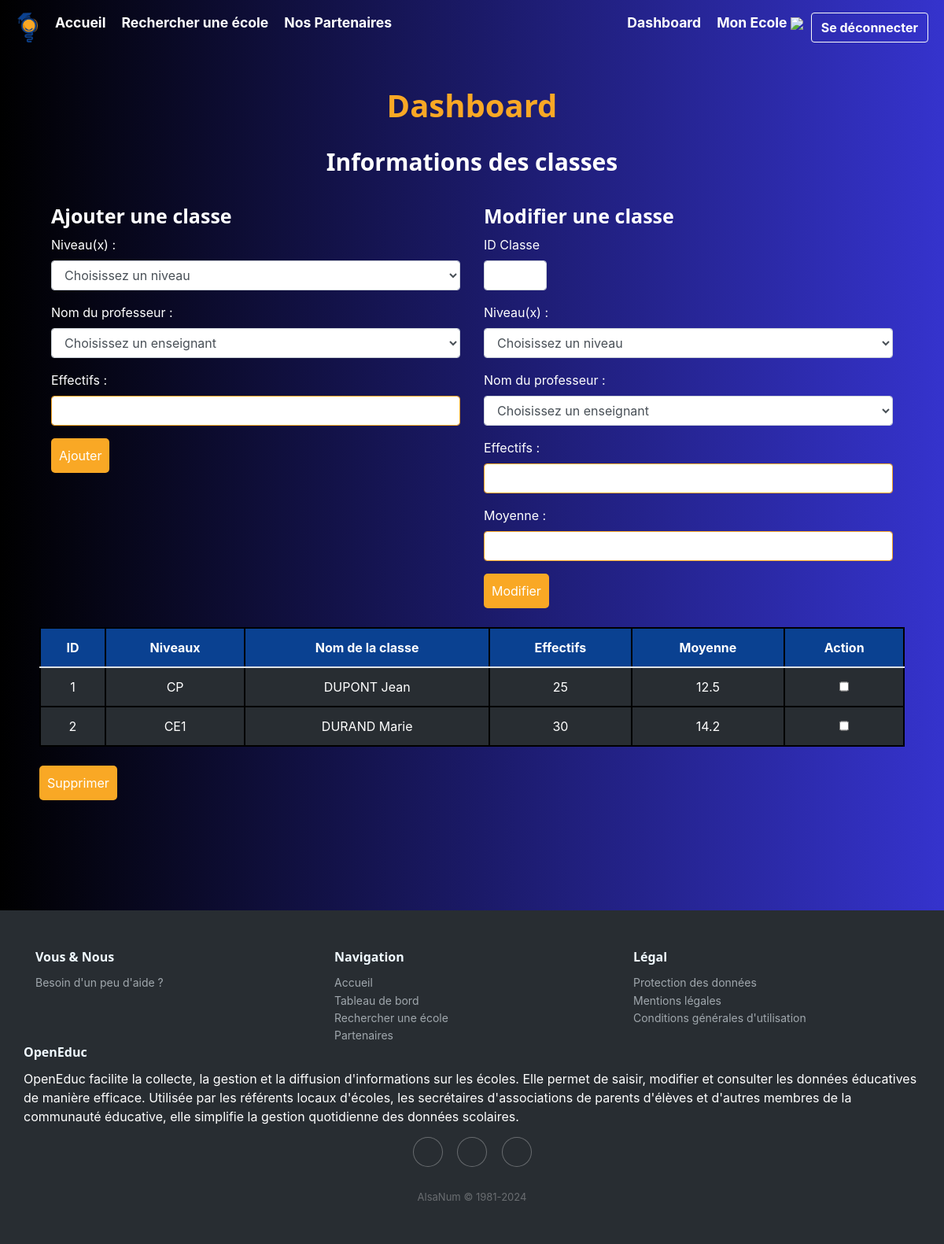
/dashboard/classe (signed in), run on an earlier commit of the app's database.
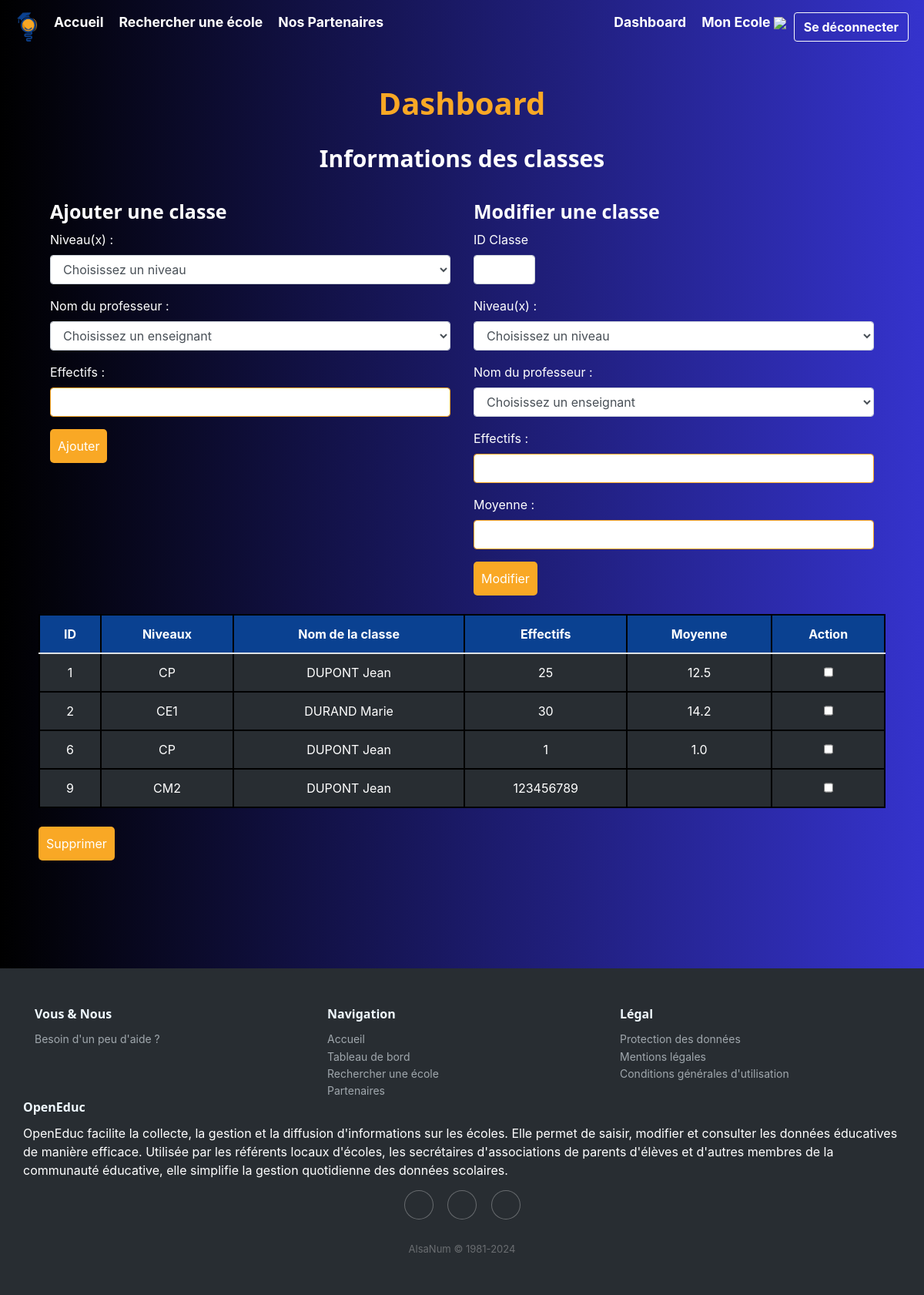
And on a later commit of the database.
### tables this page shows
CREATE TABLE Classe (
idClasse INTEGER PRIMARY KEY,
Effectif INT,
Moyenne FLOAT,
niveauScolaire TEXT CHECK( niveauScolaire IN ('PS','MS','GS','CP','CE1','CE2','CM1','CM2','6E','5E','4E','3E','2NDE','1RE','TALE') ),
idPersonnel INT,
idEcole INT, -- Clé étrangère faisant référence à l'école à laquelle la classe est rattachée
FOREIGN KEY (idEcole) REFERENCES Ecole(idEcole),
FOREIGN KEY (idPersonnel) REFERENCES Personnel(idPersonnel)
);

CREATE TABLE Personnel (
idPersonnel INTEGER PRIMARY KEY ,
Nom VARCHAR(50),
Prenom VARCHAR(50),
Sexe TEXT CHECK( Sexe IN ('H','F') ),
Telephone VARCHAR(15),
Email VARCHAR(255),
Fonction TEXT CHECK( Fonction IN ('Directeur','Enseignant','Correspondant Local APEA','Correspondant Local Mairie') ),
idEcole INT, -- Clé étrangère faisant référence à l'école à laquelle le personnel est rattaché
idClasse INT,
FOREIGN KEY (idEcole) REFERENCES Ecole(idEcole),
FOREIGN KEY (idClasse) REFERENCES Classe(idClasse)
);

### main.py (the view)
@app.route("/dashboard/classe", methods=["POST", "GET"])
def referentClasse() :
    username = session.get("username")
    statut = session.get("statut")
    id = session.get("id")
    monEcole = chercher_monEcole(id)
    print("monecole",monEcole)
    if request.method == "POST":
        submit_type = request.form.get('submit-type')
        if submit_type == 'Ajouter':
            print("\n\n AJOUT CLASSE \n\n")
            data = request.form
            niveauScolaire = data.get('niveau')
            prof = data.get('nom_prof')
            effectif = data.get('effectifs')
            moyenne = data.get('moyenne')
            inserer_classe(effectif, moyenne, niveauScolaire, prof, monEcole)
            return redirect(request.url)
        elif submit_type == 'Modifier' :
            print("\n\n MODIFICATION CLASSE \n\n")
            data = request.form
            idClasse = data.get('idClasse')
            niveauScolaire = data.get('niveau')
            prof = data.get('nom_prof')
            effectif = data.get('effectifs')
            moyenne = data.get('moyenne')
            update_classe(idClasse,niveauScolaire,prof,effectif,moyenne)
            return redirect(request.url)
        elif submit_type == 'Supprimer':
            print("\n\n SUPPRESSION CLASSE \n\n")
            data = request.form
            idClasse = data.get('idClasse')
            print("idClasse",idClasse)
            supprimer_classe(idClasse)
            return redirect(request.url)
    else :
        if username is not None and statut == 0 :
            conn = sqlite3.connect(bdd_name).cursor().execute("""
                                                              SELECT cycleScolaire
                                                              FROM Ecole, Utilisateur
                                                              WHERE Ecole.idEcole = Utilisateur.idEcole
                                                                AND idUtilisateur = ?""", (id,)
                                                            )
            cycleScolaire = conn.fetchall()[0][0]
            conn = sqlite3.connect(bdd_name).cursor().execute("""
                                                              SELECT c.idClasse, c.niveauScolaire, p.Nom, p.Prenom, c.Effectif, c.Moyenne
                                                              FROM Classe c
                                                              JOIN Personnel p ON c.idPersonnel = p.idPersonnel
                                                              JOIN Utilisateur u ON c.idEcole = u.idEcole
                                                              WHERE u.idUtilisateur = ?""", (id,)
                                                              )
            classes = conn.fetchall()
            conn.close()
            return render_template("views/dashboard/referentClasse.html",
                                   cycleScolaire = cycleScolaire,
                                   classes = classes,
                                   profs = chercher_profs(monEcole)
                                   )
        return redirect(url_for('dashboard'))

### templates/views/dashboard/referentClasse.html (shortened to what this page needs)
{% extends "base.html" %}
{% block css %}<link rel="stylesheet" href="{{ url_for('static', filename='css/dashboard.css') }}"></link>{% endblock %}
{% block content %}
<h1>Dashboard</h1>
<h2>Informations des classes</h2>
<div class="container">
    <div class="row">
        <div class="col">
            <h3>Ajouter une classe</h3>
            <form action="{{ url_for('referentClasse') }}" method="POST">
                <div class="form-group">
                    <label for="niveau">Niveau(x) :</label>
                    <select class="form-control" name="niveau" id="niveau" required>
                        <option value="" disabled selected aria-required="true">Choisissez un niveau</option>
                    </select>
                </div>
                <div class="form-group">
                    <label for="nom_prof">Nom du professeur :</label>
                    <select class="form-control" name="nom_prof" id="nom_prof" required>
                        <option value="" disabled selected aria-required="true">Choisissez un enseignant</option>
                    </select>
                </div>
                <div class="form-group">
                    <label for="effectifs">Effectifs :</label>
                    <input class="form-control" type="text" id="effectifs" name="effectifs" value="" required>
                </div>
                <input type="submit" name="submit-type" value="Ajouter" style="width: max-content;">
            </form>
        </div>
        <div class="col">
            <h3>Modifier une classe</h3>
            <form action="{{ url_for('referentClasse') }}" method="POST">
                <div class="form-group">
                    <label for="idClasse">ID Classe</label>
                    <input class="form-control" type="number" name="idClasse" id="idClasse" required style="width: 5em;">
                </div>
                <div class="form-group">
                    <label for="niveau">Niveau(x) :</label>
                    <select class="form-control" name="niveau" id="niveau" required>
                        <option value="" disabled selected aria-required="true">Choisissez un niveau</option>
                    </select>
                </div>
                <div class="form-group">
                    <label for="nom_prof">Nom du professeur :</label>
                    <select class="form-control" name="nom_prof" id="nom_prof" required>
                        <option value="" disabled selected aria-required="true">Choisissez un enseignant</option>
                    </select>
                </div>
                <div class="form-group">
                    <label for="effectifs">Effectifs :</label>
                    <input class="form-control" type="text" id="effectifs" name="effectifs" value="" required>
                </div>
                <div class="form-group">
                    <label for="moyenne">Moyenne :</label>
                    <input class="form-control" type="text" id="moyenne" name="moyenne" value="" required>
                </div>
                <input type="submit" name="submit-type" value="Modifier" style="width: max-content;">
            </form>
        </div>
    </div>
</div>
<br>
<form action="{{ url_for('referentClasse') }}" method="POST">
    <table class="table is-fullwidth">
        <thead>
            <tr>
                <th>ID</th>
                <th>Niveaux</th>
                <th>Nom de la classe</th>
                <th>Effectifs</th>
                <th>Moyenne</th>
                <th>Action</th>
            </tr>
        </thead>
        <tbody>
            {% for classe in classes %}
                <tr>
                    <td value="classe[0]">{{ classe[0] }}</td>
                    <td value="classe[0]">{{ classe[1] }}</td>
                    <td value="classe[0]">{{ classe[2].upper() }} {{ classe[3] }}</td>
                    <td value="classe[0]">{{ classe[4] }}</td>
                    <td value="classe[0]">{{ classe[5] if classe[5] }}</td>
                    <td>
                        <input type="checkbox" name="idClasse" value="{{ classe[0] }}">
                    </td>
                </tr>
            {% endfor %}
        </tbody>
    </table>
    <br>
    <input type="submit" name="submit-type" value="Supprimer" style="width: max-content;">
</form>
{% endblock %}

### templates/base.html (shortened to what this page needs)
<!DOCTYPE html>
<html lang="fr">
<head>
    <link rel="stylesheet" href="https://cdnjs.cloudflare.com/ajax/libs/ionicons/2.0.1/css/ionicons.min.css">
    <link rel="stylesheet" href="https://cdnjs.cloudflare.com/ajax/libs/twitter-bootstrap/4.1.3/css/bootstrap.min.css">
    <link rel="stylesheet" href="{{ url_for('static', filename='css/style.css') }}">
    {% block css %}{% endblock %}
</head>
<body>
    <nav id="navbar">
        <img src="{{ url_for('static', filename='img/logo.png') }}" alt="logo" width="50">
        <ul id="navbar-items">
            <li class="navbar-item">
                <a href="{{ url_for('index') }}">Accueil</a>
            </li>
            <li class="navbar-item">
                <a href="{{ url_for('recherche') }}">Rechercher une école</a>
            </li>
            <li class="navbar-item">
                <a href="{{ url_for('partenaires') }}">Nos Partenaires</a>
            </li>
            <li class="navbar-item login-logout">
                <div class="dropdown">
                    {% if session['username'] %}
                    <a href="{{ url_for('dashboard') }}" style="padding: 0 10px">
                        Dashboard
                    </a>
                    {% endif %}
                </div>
                {% if session['statut'] == 1 %}
                <div class="dropdown">
                    <a style="padding: 0 10px;">
                        Gestion Ecoles
                        <img style="width: 20px;" src="https://www.nzrugby-connect.com/wp-content/uploads/2019/03/fleche-blanche-bas.png">
                    </a>
                    <div class="dropdown-content">
                        <a href="{{ url_for('dashboardAdminSearchEcole') }}">Rechercher</a>
                        <a href="{{ url_for('dashboardAdminAddEcole') }}"   >Créer</a>
                        <a href="{{ url_for('dashboardAdminDeleteEcole') }}">Supprimer</a>
                        <a href="{{ url_for('dashboardAdminEditEcole') }}"  >Modifier</a>
                    </div>
                </div>
                <div class="dropdown">
                    <a style="padding: 0 10px;">
                        Gestion Référents
                        <img style="width: 20px;" src="https://www.nzrugby-connect.com/wp-content/uploads/2019/03/fleche-blanche-bas.png">
                    </a>
                    <div class="dropdown-content">
                        <a href="{{ url_for('dashboardAdminSearchRef') }}">Rechercher</a>
                        <a href="{{ url_for('dashboardAdminAddRef') }}"   >Créer</a>
                        <a href="{{ url_for('dashboardAdminDeleteRef') }}">Supprimer</a>
                        <a href="{{ url_for('dashboardAdminEditRef') }}"  >Modifier</a>
                    </div>
                </div>
                {% else %}
                <div class="dropdown">
                    <a style="padding: 0 10px;">
                        Mon Ecole
                        <img style="width: 20px;" src="https://www.nzrugby-connect.com/wp-content/uploads/2019/03/fleche-blanche-bas.png">
                    </a>
                </div>
                {% endif %}
                {% if session['username'] %}
                <a href="{{ url_for('logout') }}" class="btn btn-outline-light" id="logout">Se déconnecter</a>
                {% else %}
                <a href="{{ url_for('login') }}" class="btn btn-outline-light" id="login">Se connecter</a>
                {% endif %}
            </li>
        </ul>
    </nav>
    <div id="container">
        {% block content %}{% endblock %}
    </div>
    <div class="footer-dark">
        <footer>
            <div class="container">
                <div class="row">
                    <div class="col-sm-6 col-md-4 item">
                        <h3>Vous & Nous</h3>
                        <ul>
                            <li><a href="https://nidal-e5.gitbook.io/openeduc" target="_blank">Besoin d'un peu d'aide ?</a></li>
                        </ul>
                    </div>
                    <div class="col-sm-6 col-md-4 item">
                            <h3>Navigation</h3>
                        <ul>
                            <li><a href="{{ url_for('index') }}">Accueil</a></li>
                            <li><a href="{{ url_for('dashboard') }}">Tableau de bord</a></li>
                            <li><a href="{{ url_for('recherche') }}">Rechercher une école</a></li>
                            <li><a href="{{ url_for('partenaires') }}">Partenaires</a></li>
                        </ul>
                    </div>
                    <div class="col-sm-6 col-md-4 item">
                        <h3>Légal</h3>
                        <ul>
                            <li><a href="{{ url_for('protectionDesDonnees') }}">Protection des données</a></li>
                            <li><a href="{{ url_for('mentionsLegales') }}">Mentions légales</a></li>
                            <li><a href="{{ url_for('cgu') }}">Conditions générales d'utilisation</a></li>
                        </ul>
                    </div>
                    <div class="col-6d-6 item te4t">
                        <h3>OpenEduc</h3>
                        <p>
                            OpenEduc facilite la collecte, la gestion et la diffusion d'informations sur les écoles. Elle permet de saisir, modifier et consulter les données éducatives de manière efficace. Utilisée par les référents locaux d'écoles, les secrétaires d'associations de parents d'élèves et d'autres membres de la communauté éducative, elle simplifie la gestion quotidienne des données scolaires.
                        </p>
                    </div>
                    <div class="col item social">
                        <a href="#"></a>
                        <a href="#"></a>
                        <a href="#"></a>
                    </div>
                </div>
                <p class="copyright">AlsaNum © 1981-2024</p>
            </div>
        </footer>
    </div>
</body>
</html>

What changed in the data, as far as the page shows it:
added Classe: idClasse "6", niveauScolaire "CP", Nom "DUPONT", Prenom "Jean", Effectif "1", Moyenne "1.0"
added Classe: idClasse "9", niveauScolaire "CM2", Nom "DUPONT", Prenom "Jean", Effectif "123456789"
